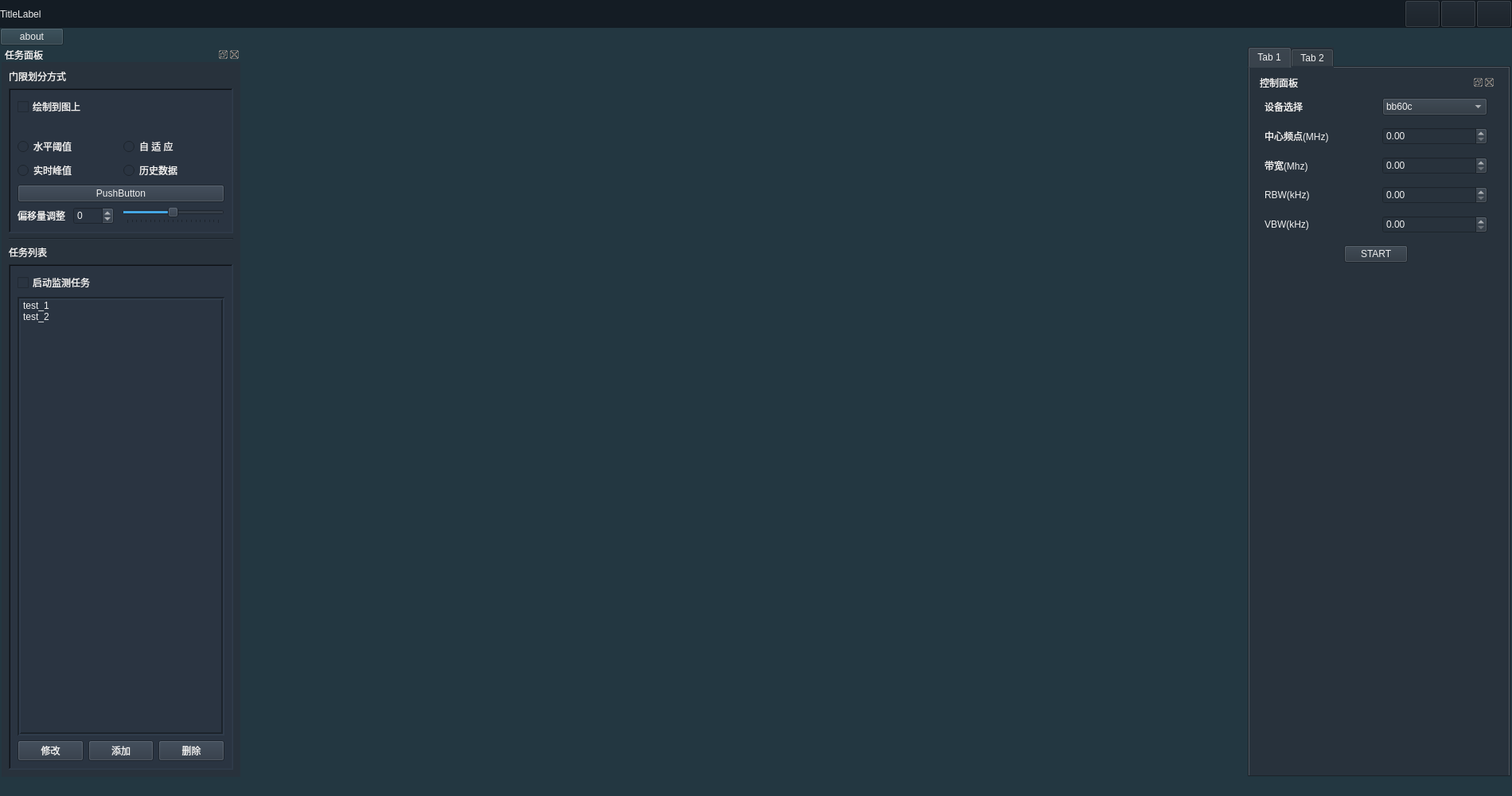
<?xml version="1.0" encoding="UTF-8"?>
<ui version="4.0">
 <class>MainWindow</class>
 <widget class="QMainWindow" name="MainWindow">
  <property name="geometry">
   <rect>
    <x>0</x>
    <y>0</y>
    <width>1900</width>
    <height>1000</height>
   </rect>
  </property>
  <property name="windowTitle">
   <string>MainWindow</string>
  </property>
  <property name="styleSheet">
   <string notr="true">background-color: rgb(35, 55, 65);
color: rgb(240, 240, 240);</string>
  </property>
  <widget class="QWidget" name="centralwidget">
   <property name="sizePolicy">
    <sizepolicy hsizetype="Preferred" vsizetype="Preferred">
     <horstretch>0</horstretch>
     <verstretch>0</verstretch>
    </sizepolicy>
   </property>
   <layout class="QVBoxLayout" name="verticalLayout_3">
    <property name="spacing">
     <number>0</number>
    </property>
    <property name="leftMargin">
     <number>0</number>
    </property>
    <property name="topMargin">
     <number>0</number>
    </property>
    <property name="rightMargin">
     <number>0</number>
    </property>
    <property name="bottomMargin">
     <number>0</number>
    </property>
    <item>
     <widget class="QWidget" name="title_widget" native="true">
      <property name="styleSheet">
       <string notr="true">background-color: rgb(60, 63, 65);
background-color: rgb(20, 28, 36);</string>
      </property>
      <layout class="QHBoxLayout" name="horizontalLayout">
       <property name="spacing">
        <number>0</number>
       </property>
       <property name="leftMargin">
        <number>0</number>
       </property>
       <property name="topMargin">
        <number>0</number>
       </property>
       <property name="rightMargin">
        <number>0</number>
       </property>
       <property name="bottomMargin">
        <number>0</number>
       </property>
       <item>
        <widget class="QLabel" name="title_label">
         <property name="minimumSize">
          <size>
           <width>0</width>
           <height>0</height>
          </size>
         </property>
         <property name="text">
          <string>TitleLabel</string>
         </property>
        </widget>
       </item>
       <item>
        <spacer name="horizontalSpacer_title">
         <property name="orientation">
          <enum>Qt::Horizontal</enum>
         </property>
         <property name="sizeHint" stdset="0">
          <size>
           <width>40</width>
           <height>20</height>
          </size>
         </property>
        </spacer>
       </item>
       <item>
        <widget class="QPushButton" name="btn_min">
         <property name="minimumSize">
          <size>
           <width>45</width>
           <height>35</height>
          </size>
         </property>
         <property name="maximumSize">
          <size>
           <width>45</width>
           <height>35</height>
          </size>
         </property>
         <property name="text">
          <string/>
         </property>
        </widget>
       </item>
       <item>
        <widget class="QPushButton" name="btn_max">
         <property name="minimumSize">
          <size>
           <width>45</width>
           <height>35</height>
          </size>
         </property>
         <property name="maximumSize">
          <size>
           <width>45</width>
           <height>35</height>
          </size>
         </property>
         <property name="text">
          <string/>
         </property>
        </widget>
       </item>
       <item>
        <widget class="QPushButton" name="btn_close">
         <property name="minimumSize">
          <size>
           <width>45</width>
           <height>35</height>
          </size>
         </property>
         <property name="maximumSize">
          <size>
           <width>45</width>
           <height>35</height>
          </size>
         </property>
         <property name="text">
          <string/>
         </property>
        </widget>
       </item>
      </layout>
     </widget>
    </item>
    <item>
     <widget class="QWidget" name="menu_widget" native="true">
      <layout class="QHBoxLayout" name="horizontalLayout_2">
       <property name="spacing">
        <number>0</number>
       </property>
       <property name="leftMargin">
        <number>0</number>
       </property>
       <property name="topMargin">
        <number>0</number>
       </property>
       <property name="rightMargin">
        <number>0</number>
       </property>
       <property name="bottomMargin">
        <number>0</number>
       </property>
       <item>
        <widget class="QPushButton" name="pushButton_about">
         <property name="text">
          <string>about</string>
         </property>
        </widget>
       </item>
       <item>
        <spacer name="horizontalSpacer_menu">
         <property name="orientation">
          <enum>Qt::Horizontal</enum>
         </property>
         <property name="sizeHint" stdset="0">
          <size>
           <width>40</width>
           <height>20</height>
          </size>
         </property>
        </spacer>
       </item>
      </layout>
     </widget>
    </item>
    <item>
     <widget class="QWidget" name="main_widget" native="true">
      <property name="sizePolicy">
       <sizepolicy hsizetype="Preferred" vsizetype="Preferred">
        <horstretch>0</horstretch>
        <verstretch>0</verstretch>
       </sizepolicy>
      </property>
      <layout class="QHBoxLayout" name="horizontalLayout_3">
       <property name="spacing">
        <number>6</number>
       </property>
       <property name="leftMargin">
        <number>2</number>
       </property>
       <property name="topMargin">
        <number>2</number>
       </property>
       <property name="rightMargin">
        <number>2</number>
       </property>
       <property name="bottomMargin">
        <number>2</number>
       </property>
       <item>
        <widget class="QDockWidget" name="dockWidget_task">
         <property name="maximumSize">
          <size>
           <width>300</width>
           <height>524287</height>
          </size>
         </property>
         <property name="styleSheet">
          <string notr="true">background-color: rgb(40, 50, 60);</string>
         </property>
         <property name="windowTitle">
          <string>任务面板</string>
         </property>
         <widget class="QWidget" name="dockWidgetContents_task">
          <layout class="QVBoxLayout" name="verticalLayout">
           <item>
            <widget class="QLabel" name="label_2">
             <property name="text">
              <string>门限划分方式</string>
             </property>
            </widget>
           </item>
           <item>
            <widget class="QFrame" name="frame_threshold">
             <property name="styleSheet">
              <string notr="true">background-color: rgb(42, 52, 65);</string>
             </property>
             <property name="frameShape">
              <enum>QFrame::WinPanel</enum>
             </property>
             <property name="frameShadow">
              <enum>QFrame::Sunken</enum>
             </property>
             <property name="lineWidth">
              <number>1</number>
             </property>
             <layout class="QVBoxLayout" name="verticalLayout_5">
              <item>
               <widget class="QCheckBox" name="checkBox_threshold">
                <property name="text">
                 <string>绘制到图上</string>
                </property>
               </widget>
              </item>
              <item>
               <widget class="QLabel" name="label_3">
                <property name="text">
                 <string/>
                </property>
               </widget>
              </item>
              <item>
               <layout class="QGridLayout" name="gridLayout_threshold">
                <item row="0" column="0">
                 <widget class="QRadioButton" name="radioButton_level">
                  <property name="minimumSize">
                   <size>
                    <width>100</width>
                    <height>0</height>
                   </size>
                  </property>
                  <property name="text">
                   <string>水平阈值</string>
                  </property>
                 </widget>
                </item>
                <item row="0" column="1">
                 <widget class="QRadioButton" name="radioButton_auto">
                  <property name="minimumSize">
                   <size>
                    <width>100</width>
                    <height>0</height>
                   </size>
                  </property>
                  <property name="text">
                   <string>自 适 应</string>
                  </property>
                 </widget>
                </item>
                <item row="1" column="0">
                 <widget class="QRadioButton" name="radioButton_peak">
                  <property name="minimumSize">
                   <size>
                    <width>100</width>
                    <height>0</height>
                   </size>
                  </property>
                  <property name="text">
                   <string>实时峰值</string>
                  </property>
                 </widget>
                </item>
                <item row="1" column="1">
                 <widget class="QRadioButton" name="radioButton_history">
                  <property name="minimumSize">
                   <size>
                    <width>100</width>
                    <height>0</height>
                   </size>
                  </property>
                  <property name="text">
                   <string>历史数据</string>
                  </property>
                 </widget>
                </item>
               </layout>
              </item>
              <item>
               <widget class="QPushButton" name="btn_history">
                <property name="text">
                 <string>PushButton</string>
                </property>
               </widget>
              </item>
              <item>
               <layout class="QHBoxLayout" name="horizontalLayout_offset">
                <property name="spacing">
                 <number>10</number>
                </property>
                <item>
                 <widget class="QLabel" name="label_offset">
                  <property name="text">
                   <string>偏移量调整</string>
                  </property>
                 </widget>
                </item>
                <item>
                 <widget class="QSpinBox" name="spinBox_offset">
                  <property name="minimum">
                   <number>-100</number>
                  </property>
                  <property name="maximum">
                   <number>100</number>
                  </property>
                 </widget>
                </item>
                <item>
                 <widget class="QSlider" name="horizontalSlider_offset">
                  <property name="minimum">
                   <number>-100</number>
                  </property>
                  <property name="maximum">
                   <number>100</number>
                  </property>
                  <property name="orientation">
                   <enum>Qt::Horizontal</enum>
                  </property>
                  <property name="tickPosition">
                   <enum>QSlider::TicksBelow</enum>
                  </property>
                 </widget>
                </item>
               </layout>
              </item>
             </layout>
            </widget>
           </item>
           <item>
            <widget class="Line" name="line_threshold">
             <property name="orientation">
              <enum>Qt::Horizontal</enum>
             </property>
            </widget>
           </item>
           <item>
            <widget class="QLabel" name="label_task_list">
             <property name="text">
              <string>任务列表</string>
             </property>
            </widget>
           </item>
           <item>
            <widget class="QFrame" name="frame_task_list">
             <property name="styleSheet">
              <string notr="true">background-color: rgb(42, 52, 65);</string>
             </property>
             <property name="frameShape">
              <enum>QFrame::WinPanel</enum>
             </property>
             <property name="frameShadow">
              <enum>QFrame::Sunken</enum>
             </property>
             <layout class="QVBoxLayout" name="verticalLayout_4">
              <item>
               <widget class="QCheckBox" name="checkBox_task">
                <property name="text">
                 <string>启动监测任务</string>
                </property>
               </widget>
              </item>
              <item>
               <widget class="QListWidget" name="listWidget_task">
                <property name="frameShape">
                 <enum>QFrame::Box</enum>
                </property>
                <property name="frameShadow">
                 <enum>QFrame::Sunken</enum>
                </property>
                <property name="lineWidth">
                 <number>2</number>
                </property>
                <property name="midLineWidth">
                 <number>0</number>
                </property>
                <item>
                 <property name="text">
                  <string>test_1</string>
                 </property>
                </item>
                <item>
                 <property name="text">
                  <string>test_2</string>
                 </property>
                </item>
               </widget>
              </item>
              <item>
               <layout class="QHBoxLayout" name="horizontalLayout_task_btn">
                <item>
                 <widget class="QPushButton" name="btn_task_modify">
                  <property name="text">
                   <string>修改</string>
                  </property>
                 </widget>
                </item>
                <item>
                 <widget class="QPushButton" name="btn_task_add">
                  <property name="text">
                   <string>添加</string>
                  </property>
                 </widget>
                </item>
                <item>
                 <widget class="QPushButton" name="btn_task_delete">
                  <property name="text">
                   <string>删除</string>
                  </property>
                 </widget>
                </item>
               </layout>
              </item>
             </layout>
            </widget>
           </item>
          </layout>
         </widget>
        </widget>
       </item>
       <item>
        <widget class="QStackedWidget" name="stackedWidget">
         <property name="currentIndex">
          <number>0</number>
         </property>
         <widget class="QWidget" name="page_1">
          <layout class="QVBoxLayout" name="verticalLayout_2">
           <property name="spacing">
            <number>2</number>
           </property>
           <property name="leftMargin">
            <number>2</number>
           </property>
           <property name="topMargin">
            <number>2</number>
           </property>
           <property name="rightMargin">
            <number>2</number>
           </property>
           <property name="bottomMargin">
            <number>2</number>
           </property>
           <item>
            <widget class="QCustomPlot" name="widget_plot" native="true"/>
           </item>
          </layout>
         </widget>
         <widget class="QWidget" name="page_2">
          <widget class="QLabel" name="label_page_2">
           <property name="geometry">
            <rect>
             <x>500</x>
             <y>270</y>
             <width>591</width>
             <height>151</height>
            </rect>
           </property>
           <property name="text">
            <string>label_page_2</string>
           </property>
          </widget>
         </widget>
        </widget>
       </item>
       <item>
        <widget class="QTabWidget" name="tabWidget">
         <property name="minimumSize">
          <size>
           <width>300</width>
           <height>0</height>
          </size>
         </property>
         <property name="maximumSize">
          <size>
           <width>330</width>
           <height>16777215</height>
          </size>
         </property>
         <property name="styleSheet">
          <string notr="true">background-color: rgb(40, 50, 60);</string>
         </property>
         <property name="currentIndex">
          <number>0</number>
         </property>
         <widget class="QWidget" name="tab_ctrl">
          <property name="styleSheet">
           <string notr="true"/>
          </property>
          <attribute name="title">
           <string>Tab 1</string>
          </attribute>
          <layout class="QVBoxLayout" name="verticalLayout_6">
           <item>
            <widget class="QDockWidget" name="dockWidget_ctrl">
             <property name="maximumSize">
              <size>
               <width>300</width>
               <height>524287</height>
              </size>
             </property>
             <property name="styleSheet">
              <string notr="true"/>
             </property>
             <property name="windowTitle">
              <string>控制面板</string>
             </property>
             <widget class="QWidget" name="dockWidgetContents_ctrl">
              <layout class="QHBoxLayout" name="horizontalLayout_5">
               <property name="spacing">
                <number>15</number>
               </property>
               <property name="leftMargin">
                <number>10</number>
               </property>
               <property name="topMargin">
                <number>10</number>
               </property>
               <property name="rightMargin">
                <number>10</number>
               </property>
               <property name="bottomMargin">
                <number>10</number>
               </property>
               <item>
                <layout class="QVBoxLayout" name="verticalLayout_ctrl">
                 <item>
                  <layout class="QHBoxLayout" name="horizontalLayout_devices">
                   <item>
                    <widget class="QLabel" name="label_devices">
                     <property name="text">
                      <string>设备选择</string>
                     </property>
                    </widget>
                   </item>
                   <item>
                    <widget class="QComboBox" name="comboBox_devices">
                     <item>
                      <property name="text">
                       <string>bb60c</string>
                      </property>
                     </item>
                    </widget>
                   </item>
                  </layout>
                 </item>
                 <item>
                  <layout class="QHBoxLayout" name="horizontalLayout_freq">
                   <item>
                    <widget class="QLabel" name="label">
                     <property name="text">
                      <string>中心频点(MHz)</string>
                     </property>
                    </widget>
                   </item>
                   <item>
                    <widget class="QDoubleSpinBox" name="doubleSpinBox_freq">
                     <property name="maximum">
                      <double>100000.000000000000000</double>
                     </property>
                    </widget>
                   </item>
                  </layout>
                 </item>
                 <item>
                  <layout class="QHBoxLayout" name="horizontalLayout_bw">
                   <item>
                    <widget class="QLabel" name="label_bw">
                     <property name="text">
                      <string>带宽(Mhz)</string>
                     </property>
                    </widget>
                   </item>
                   <item>
                    <widget class="QDoubleSpinBox" name="doubleSpinBox_bw">
                     <property name="maximum">
                      <double>100000.000000000000000</double>
                     </property>
                    </widget>
                   </item>
                  </layout>
                 </item>
                 <item>
                  <layout class="QHBoxLayout" name="horizontalLayout_rbw">
                   <item>
                    <widget class="QLabel" name="label_rbw">
                     <property name="text">
                      <string>RBW(kHz)</string>
                     </property>
                    </widget>
                   </item>
                   <item>
                    <widget class="QDoubleSpinBox" name="doubleSpinBox_rbw">
                     <property name="maximum">
                      <double>100000.000000000000000</double>
                     </property>
                    </widget>
                   </item>
                  </layout>
                 </item>
                 <item>
                  <layout class="QHBoxLayout" name="horizontalLayout_vbw">
                   <item>
                    <widget class="QLabel" name="label_vbw">
                     <property name="text">
                      <string>VBW(kHz)</string>
                     </property>
                    </widget>
                   </item>
                   <item>
                    <widget class="QDoubleSpinBox" name="doubleSpinBox_vbw">
                     <property name="maximum">
                      <double>100000.000000000000000</double>
                     </property>
                    </widget>
                   </item>
                  </layout>
                 </item>
                 <item>
                  <layout class="QHBoxLayout" name="horizontalLayout_start_btn">
                   <item>
                    <spacer name="horizontalLayout_start_btn_2">
                     <property name="orientation">
                      <enum>Qt::Horizontal</enum>
                     </property>
                     <property name="sizeHint" stdset="0">
                      <size>
                       <width>40</width>
                       <height>20</height>
                      </size>
                     </property>
                    </spacer>
                   </item>
                   <item>
                    <widget class="QPushButton" name="btn_start">
                     <property name="text">
                      <string>   START   </string>
                     </property>
                    </widget>
                   </item>
                   <item>
                    <spacer name="horizontalLayout_start_btn_3">
                     <property name="orientation">
                      <enum>Qt::Horizontal</enum>
                     </property>
                     <property name="sizeHint" stdset="0">
                      <size>
                       <width>40</width>
                       <height>20</height>
                      </size>
                     </property>
                    </spacer>
                   </item>
                  </layout>
                 </item>
                 <item>
                  <spacer name="verticalSpacer_ctrl">
                   <property name="orientation">
                    <enum>Qt::Vertical</enum>
                   </property>
                   <property name="sizeHint" stdset="0">
                    <size>
                     <width>20</width>
                     <height>40</height>
                    </size>
                   </property>
                  </spacer>
                 </item>
                </layout>
               </item>
              </layout>
             </widget>
            </widget>
           </item>
          </layout>
         </widget>
         <widget class="QWidget" name="tab_2">
          <attribute name="title">
           <string>Tab 2</string>
          </attribute>
          <layout class="QVBoxLayout" name="verticalLayout_8">
           <item>
            <widget class="QTextBrowser" name="textBrowser"/>
           </item>
          </layout>
         </widget>
        </widget>
       </item>
      </layout>
     </widget>
    </item>
   </layout>
  </widget>
  <widget class="QStatusBar" name="statusbar"/>
  <widget class="QMenuBar" name="menubar">
   <property name="geometry">
    <rect>
     <x>0</x>
     <y>0</y>
     <width>1900</width>
     <height>26</height>
    </rect>
   </property>
  </widget>
 </widget>
 <customwidgets>
  <customwidget>
   <class>QCustomPlot</class>
   <extends>QWidget</extends>
   <header>qcustomplot.h</header>
   <container>1</container>
  </customwidget>
 </customwidgets>
 <resources/>
 <connections/>
</ui>
